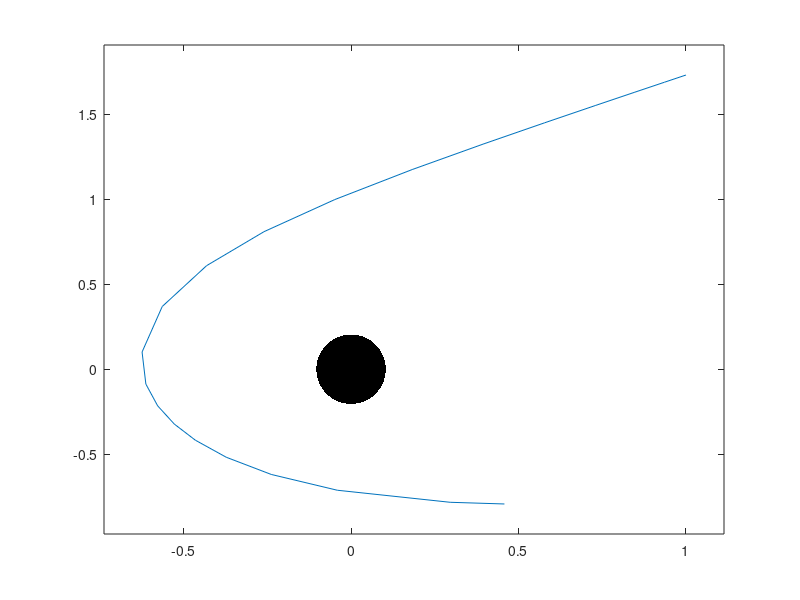

Here is the MATLAB script that generated this plot:

dudphi =@(phi,u)[u(2);0.5*u(1)^2-u(1)];
[phi,u] = ode23(dudphi,[pi/3 5*pi/3], [0.5,1]);

r=u(:,1).^-1;
y=r.*sin(phi);
x=r.*cos(phi);



plot(x,y,'-')
axis padded
hold on
plot(0,0,'.k','MarkerSize',150)
axis padded
hold off
